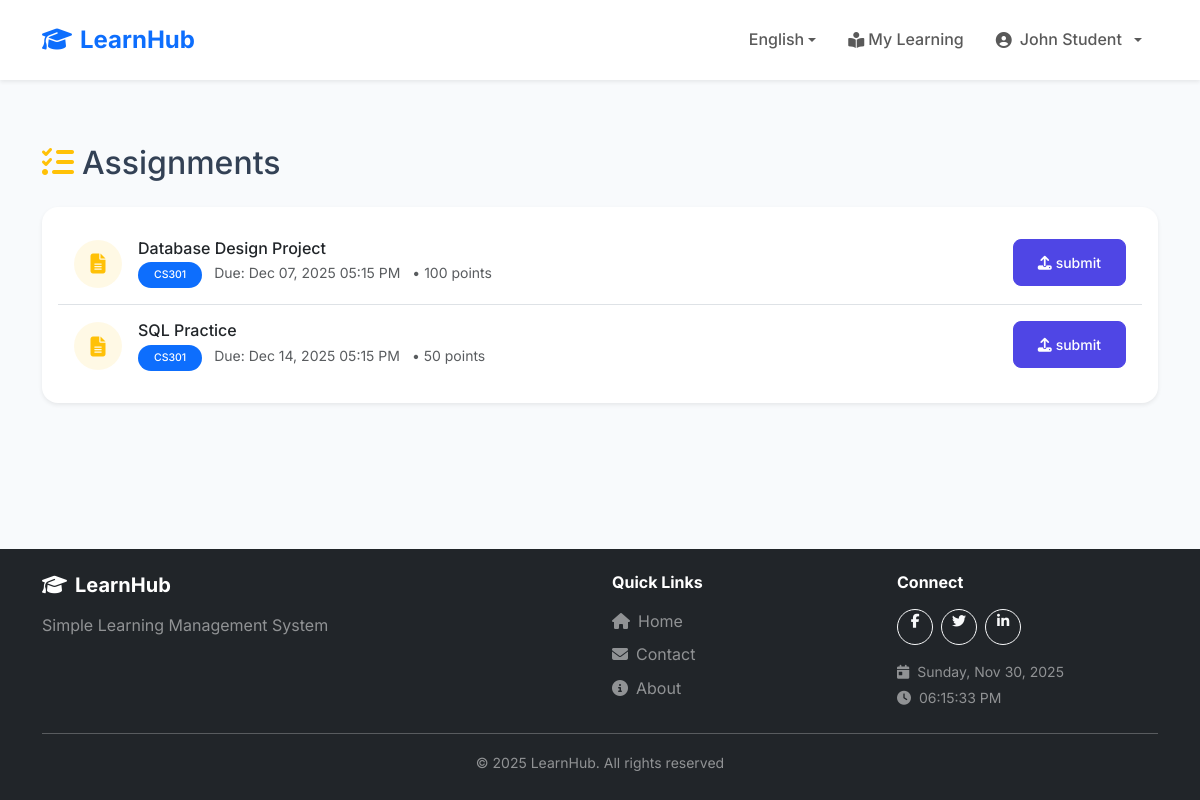
The page /student/assignments.php (signed in) on the database as committed earlier.
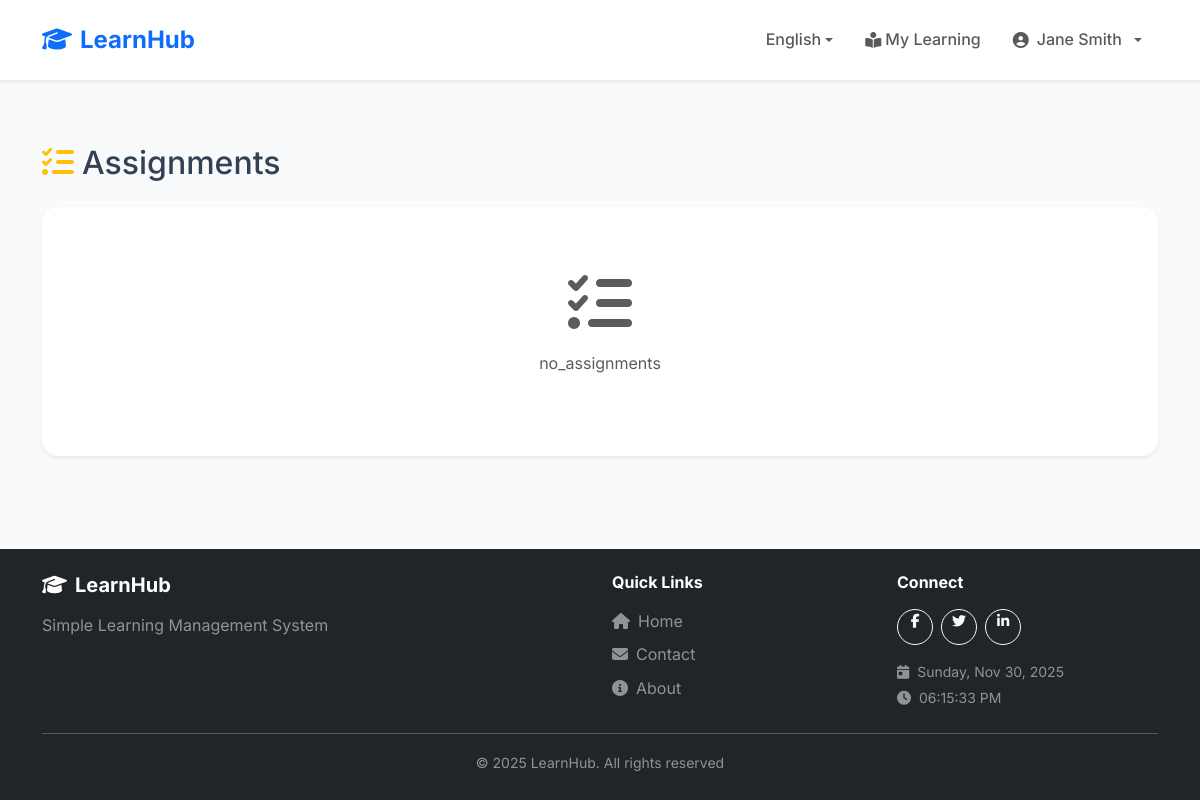
The same page on the database as committed later.
### tables this page shows
CREATE TABLE users (
    id INT AUTO_INCREMENT PRIMARY KEY,
    username VARCHAR(50) UNIQUE NOT NULL,
    email VARCHAR(100) UNIQUE NOT NULL,
    password VARCHAR(255) NOT NULL,
    full_name VARCHAR(100) NOT NULL,
    role ENUM('student', 'teacher', 'admin') DEFAULT 'student',
    status ENUM('pending', 'approved', 'rejected', 'suspended') DEFAULT 'approved',
    student_id VARCHAR(20) NULL,
    profile_picture VARCHAR(255) NULL,
    phone VARCHAR(20) NULL,
    bio TEXT NULL,
    verification_token VARCHAR(100) NULL,
    verification_document VARCHAR(255) NULL,
    verified_at TIMESTAMP NULL,
    verified_by INT NULL,
    created_at TIMESTAMP DEFAULT CURRENT_TIMESTAMP,
    FOREIGN KEY (verified_by) REFERENCES users(id) ON DELETE SET NULL
);

CREATE TABLE assignments (
    id INT AUTO_INCREMENT PRIMARY KEY,
    course_id INT NOT NULL,
    title VARCHAR(200) NOT NULL,
    description TEXT,
    due_date DATETIME NOT NULL,
    total_points INT DEFAULT 100,
    file_name VARCHAR(255) NULL,
    file_path VARCHAR(500) NULL,
    created_at TIMESTAMP DEFAULT CURRENT_TIMESTAMP,
    FOREIGN KEY (course_id) REFERENCES courses(id) ON DELETE CASCADE
);

CREATE TABLE courses (
    id INT AUTO_INCREMENT PRIMARY KEY,
    teacher_id INT NOT NULL,
    course_code VARCHAR(20) NOT NULL,
    course_name VARCHAR(100) NOT NULL,
    description TEXT,
    created_at TIMESTAMP DEFAULT CURRENT_TIMESTAMP,
    FOREIGN KEY (teacher_id) REFERENCES users(id) ON DELETE CASCADE
);

### config/languages.php (called while the page is built, shortened)
<?php
$currentLanguage = $_SESSION['language'];
$translationFile = __DIR__ . '/../lang/' . $currentLanguage . '.php';
if (file_exists($translationFile)) {
    $translations = require $translationFile;
} else {
    $translations = require __DIR__ . '/../lang/en.php';
}
function __($key) {
    global $translations;
    return $translations[$key] ?? $key;
}
function getCurrentLanguage() {
    return $_SESSION['language'] ?? 'en';
}
function getLanguageDirection() {
    $rtlLanguages = ['ar'];
    return in_array(getCurrentLanguage(), $rtlLanguages) ? 'rtl' : 'ltr';
}

### config/helpers/auth.php (called while the page is built, shortened)
<?php
function isLoggedIn() {
    return isset($_SESSION['user_id']);
}
function getCurrentUser() {
    global $pdo;
    if ($pdo) {
        $stmt = $pdo->prepare("SELECT * FROM users WHERE id = ?");
        $stmt->execute([$_SESSION['user_id']]);
        return $stmt->fetch();
    }
    return [
        'id' => $_SESSION['user_id'] ?? null,
        'full_name' => $_SESSION['user_name'] ?? '',
        'role' => $_SESSION['user_role'] ?? ''
    ];
}
function hasRole($role) {
    return isset($_SESSION['user_role']) && $_SESSION['user_role'] === $role;
}
?>

### config/helpers/validation.php (called while the page is built, shortened)
<?php
function sanitize($input) {
    return htmlspecialchars(trim($input), ENT_QUOTES, 'UTF-8');
}
?>

### config/helpers/formatting.php (called while the page is built, shortened)
<?php
function formatDate($date, $format = 'M d, Y h:i A') {
    return date($format, strtotime($date));
}
function isOverdue($dueDate) {
    return strtotime($dueDate) < time();
}
?>

### student/assignments.php (the view, shortened to what the changed rows need)
<?php
require_once '../config/config.php';
$user = getCurrentUser();
$stmt = $pdo->prepare("
    SELECT a.*, c.course_code, c.course_name,
           s.id as submission_id, s.grade, s.submitted_at, s.feedback
    FROM assignments a
    JOIN courses c ON a.course_id = c.id
    JOIN enrollments e ON c.id = e.course_id
    LEFT JOIN submissions s ON a.id = s.assignment_id AND s.student_id = ?
    WHERE e.student_id = ?
    ORDER BY a.due_date ASC
");
$stmt->execute([$user['id'], $user['id']]);
$assignments = $stmt->fetchAll();
include '../includes/header.php';
?>
<div class="container my-5">
    <h2 class="mb-4"><i class="fas fa-tasks text-warning <?= getLanguageDirection() === 'rtl' ? 'ms-2' : 'me-2' ?>"></i><?= __('assignments') ?></h2>
    <div class="card border-0 shadow-sm">
        <div class="card-body">
            <?php if (empty($assignments)): ?>
                <div class="text-center py-5">
                    <i class="fas fa-tasks fa-4x text-muted mb-3"></i>
                    <p class="text-muted"><?= __('no_assignments') ?></p>
                </div>
            <?php else: ?>
                <div class="list-group list-group-flush">
                    <?php foreach ($assignments as $assignment): ?>
                        <?php
                        $isSubmitted = !empty($assignment['submission_id']);
                        $isGraded = $assignment['grade'] !== null;
                        $isOverdue = isOverdue($assignment['due_date']) && !$isSubmitted;
                        ?>
                        <div class="list-group-item d-flex justify-content-between align-items-start py-3 cursor-pointer" onclick="window.location.href='assignment-details.php?id=<?= $assignment['id'] ?>'">
                            <div class="d-flex align-items-center gap-3 flex-grow-1">
                                <div class="bg-<?= $isGraded ? 'success' : ($isSubmitted ? 'info' : ($isOverdue ? 'danger' : 'warning')) ?> bg-opacity-10 text-<?= $isGraded ? 'success' : ($isSubmitted ? 'info' : ($isOverdue ? 'danger' : 'warning')) ?> rounded-circle d-flex align-items-center justify-content-center assignment-status-icon">
                                    <i class="fas fa-<?= $isGraded ? 'check-circle' : ($isSubmitted ? 'clock' : 'file-alt') ?> fa-lg"></i>
                                </div>
                                <div class="flex-grow-1">
                                    <h6 class="mb-1"><?= sanitize($assignment['title']) ?></h6>
                                    <p class="mb-0 text-muted small">
                                        <span class="badge bg-primary"><?= sanitize($assignment['course_code']) ?></span>
                                        <span class="<?= getLanguageDirection() === 'rtl' ? 'me-2' : 'ms-2' ?>">Due: <?= formatDate($assignment['due_date']) ?></span>
                                        <span class="<?= getLanguageDirection() === 'rtl' ? 'me-2' : 'ms-2' ?>">• <?= $assignment['total_points'] ?> <?= __('points') ?></span>
                                    </p>
                                </div>
                            </div>
                            <div class="text-end <?= getLanguageDirection() === 'rtl' ? 'me-3' : 'ms-3' ?>">
                                <?php if ($isGraded): ?>
                                    <div class="bg-<?= $assignment['grade'] >= 90 ? 'success' : ($assignment['grade'] >= 80 ? 'info' : ($assignment['grade'] >= 70 ? 'warning' : 'danger')) ?> text-white rounded-circle d-flex align-items-center justify-content-center grade-circle">
                                        <?= $assignment['grade'] ?>
                                    </div>
                                <?php elseif ($isSubmitted): ?>
                                    <span class="badge bg-info"><?= __('submitted') ?></span>
                                    <br><small class="text-muted"><?= __('awaiting_grade') ?></small>
                                <?php elseif ($isOverdue): ?>
                                    <span class="badge bg-danger"><?= __('overdue') ?></span>
                                <?php else: ?>
                                    <a href="submit-assignment.php?id=<?= $assignment['id'] ?>" class="btn btn-primary btn-sm" onclick="event.stopPropagation();">
                                        <i class="fas fa-upload <?= getLanguageDirection() === 'rtl' ? 'ms-1' : 'me-1' ?>"></i><?= __('submit') ?>
                                    </a>
                                <?php endif; ?>
                            </div>
                        </div>
                    <?php endforeach; ?>
                </div>
            <?php endif; ?>
        </div>
    </div>
</div>
<?php include '../includes/footer.php'; ?>

### includes/header.php (shortened to what the changed rows need)
<?php
$currentUser = getCurrentUser();
?>
<!DOCTYPE html>
<html lang="<?= getCurrentLanguage() ?>" dir="<?= getLanguageDirection() ?>">
<head>
    <link href="https://cdn.jsdelivr.net/npm/bootstrap@5.3.2/dist/css/bootstrap.min.css" rel="stylesheet">
    <link rel="stylesheet" href="https://cdnjs.cloudflare.com/ajax/libs/font-awesome/6.4.2/css/all.min.css">
    <link rel="stylesheet" href="<?= SITE_URL ?>/assets/css/style.css?v=<?= time() ?>">
</head>
<body>
    <nav class="navbar navbar-expand-lg navbar-light bg-white shadow-sm sticky-top">
        <div class="container">
            <div class="collapse navbar-collapse" id="navbarNav">
                <ul class="navbar-nav <?= getLanguageDirection() === 'rtl' ? 'me-auto' : 'ms-auto' ?> align-items-center">
                    <?php if (isLoggedIn()): ?>
                        <?php if (hasRole('student')): ?>
                            <li class="nav-item">
                                <a class="nav-link" href="<?= SITE_URL ?>/student/index.php">
                                    <i class="fas fa-book-open-reader <?= getLanguageDirection() === 'rtl' ? 'ms-1' : 'me-1' ?>"></i><?= __('my_learning') ?>
                                </a>
                            </li>
                        <?php endif; ?>
                        <li class="nav-item dropdown">
                            <a class="nav-link dropdown-toggle d-flex align-items-center gap-2" href="#" id="userDropdown" role="button" data-bs-toggle="dropdown">
                                <?php if (!empty($currentUser['profile_picture'])): ?>
                                    <img src="<?= SITE_URL ?>/uploads/<?= sanitize($currentUser['profile_picture']) ?>"
                                         class="rounded-circle"
                                         class="rounded-circle avatar-sm"
                                         alt="<?= sanitize($currentUser['full_name']) ?>">
                                <?php else: ?>
                                    <i class="fas fa-user-circle"></i>
                                <?php endif; ?>
                                <span><?= sanitize($currentUser['full_name']) ?></span>
                            </a>
                        </li>
                    <?php endif; ?>
                </ul>
            </div>
        </div>
    </nav>
    <main>

Rows that differ between the two databases and show on the page:
removed assignments: title "Database Design Project", course.course_code "CS301", due_date "Dec 07, 2025 05:15 PM", total_points "100"
removed assignments: title "SQL Practice", course.course_code "CS301", due_date "Dec 14, 2025 05:15 PM", total_points "50"
changed users: full_name "John Student" → "Jane Smith"
Other text that changed with them:
__('no_assignments'): (not shown) → "no_assignments"
